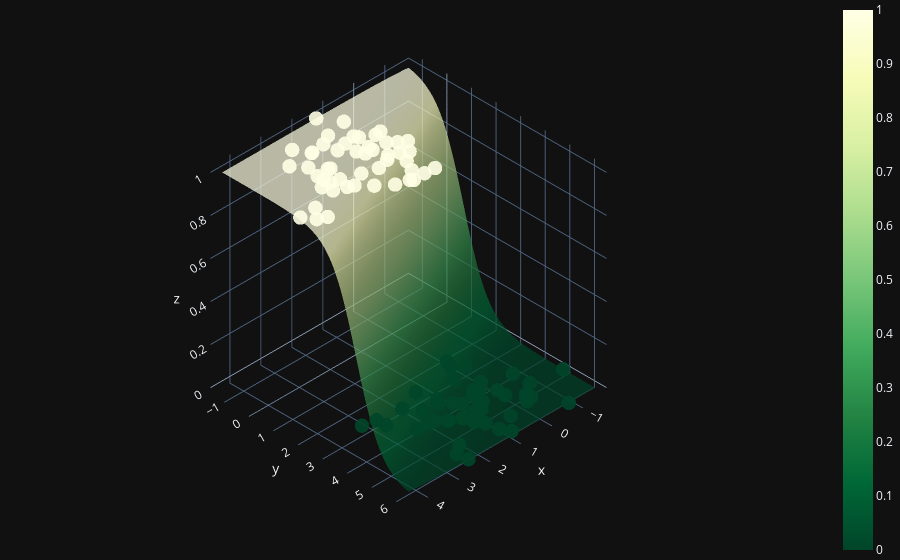

Source (notebook cell):
### Code cell
fig.add_scatter3d(
    x=X[:, 0].flatten(), 
    y=X[:, 1].flatten(), 
    z=y.flatten(),
    mode='markers',
    marker=dict(
        size=5,
        color=y.flatten(),
        colorscale='YlGn',
        opacity=0.9,
        reversescale=True
))

fig.update_layout(template='plotly_dark', margin=dict(l=0, r=0, b=0, t=0))
fig.layout.scene.camera.projection.type = 'orthographic'
fig.show()
